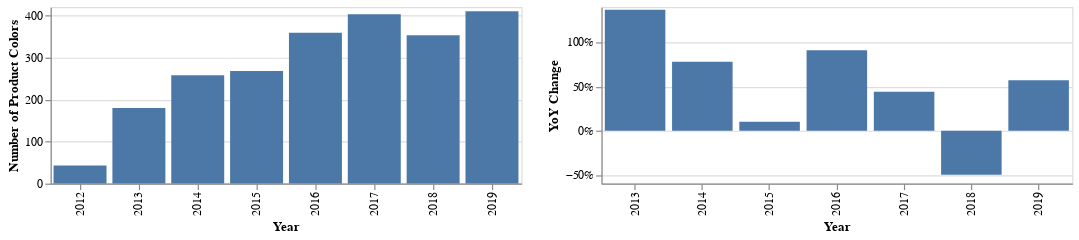

The cell this chart's notebook holds for it:
### Markdown cell above
## Colors

A slightly different picture emerges when we take color into account. There are some that concentrate on a monochrome wardrobe (ahem, [alexkwa.com](https://alexkwa.com/)), but not all of us can rock that look. For those of us that like to color options, 2019 was a good year.

### Code cell
prod_color_year = []
for name, tdf in df_all.groupby(['Year', 'Product']):
    color_ser = tdf['Colors'].str.split(',').dropna()
    colors = set()
    for cs in color_ser:
        colors |= set([c.strip() for c in cs])
    color_count = len(colors) if colors else np.nan
    prod_color_year.append({'Year': name[0], 'Product': name[1], 'Colors': sorted(colors), 'ColorCount': color_count})
prod_color_year_df = pd.DataFrame(prod_color_year)
# prod_color_year_df.head()

plots.plot_with_yoy(prod_color_year_df.groupby('Year').sum(), 'ColorCount', 'Product Colors')

### Figure 1 — Vega-Lite specification as saved in the notebook (floating-point values rounded to 4 significant figures)
{"$schema": "https://vega.github.io/schema/vega-lite/v3.4.0.json", "config": {"mark": {"tooltip": null}, "view": {"height": 300, "width": 400}}, "datasets": {"data-5afdfc17e396e9e8a5c3aae9fb464aae": [{"ColorCount": 43, "Year": 2012}, {"ColorCount": 180, "Year": 2013}, {"ColorCount": 258, "Year": 2014}, {"ColorCount": 268, "Year": 2015}, {"ColorCount": 359, "Year": 2016}, {"ColorCount": 403, "Year": 2017}, {"ColorCount": 353, "Year": 2018}, {"ColorCount": 410, "Year": 2019}], "data-7c1911dbf55f5d901a684d5f03476e4e": [{"ColorCount": null, "Year": 2012}, {"ColorCount": 1.37, "Year": 2013}, {"ColorCount": 0.78, "Year": 2014}, {"ColorCount": 0.1, "Year": 2015}, {"ColorCount": 0.91, "Year": 2016}, {"ColorCount": 0.44, "Year": 2017}, {"ColorCount": -0.5, "Year": 2018}, {"ColorCount": 0.57, "Year": 2019}]}, "hconcat": [{"data": {"name": "data-5afdfc17e396e9e8a5c3aae9fb464aae"}, "encoding": {"tooltip": [{"field": "Year", "type": "quantitative"}, {"field": "ColorCount", "title": "Product Colors", "type": "quantitative"}], "x": {"field": "Year", "type": "ordinal"}, "y": {"axis": {"title": "Number of Product Colors"}, "field": "ColorCount", "scale": {"domain": [0, 420]}, "type": "quantitative"}}, "height": 150, "mark": "bar"}, {"data": {"name": "data-7c1911dbf55f5d901a684d5f03476e4e"}, "encoding": {"tooltip": [{"field": "Year", "type": "quantitative"}, {"field": "ColorCount", "title": "YoY Change", "type": "quantitative"}], "x": {"field": "Year", "type": "ordinal"}, "y": {"axis": {"format": "%", "title": "YoY Change"}, "field": "ColorCount", "scale": {}, "type": "quantitative"}}, "height": 150, "mark": "bar"}]}
